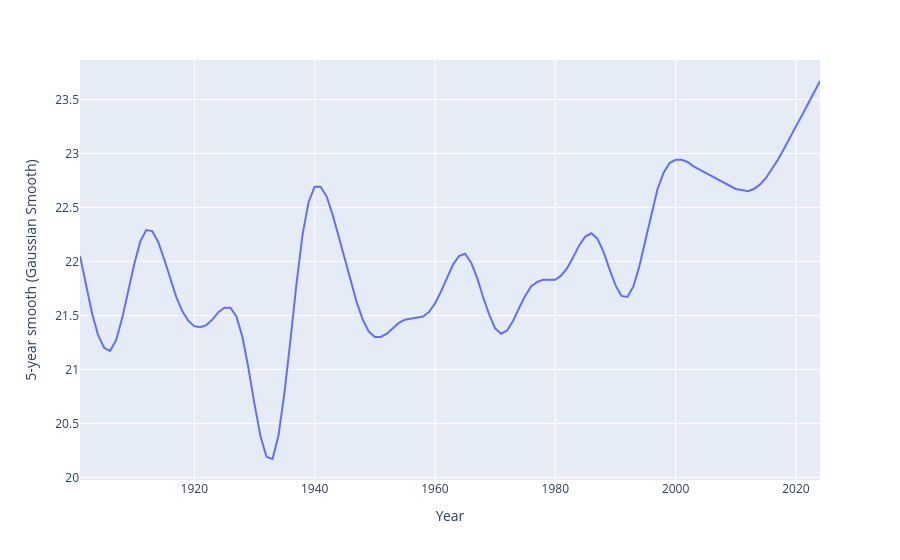

The notebook cell saved with this chart:
### Code cell
line = px.line(data1, x = 'Year', y='5-year smooth (Gaussian Smooth)')
line.show()
